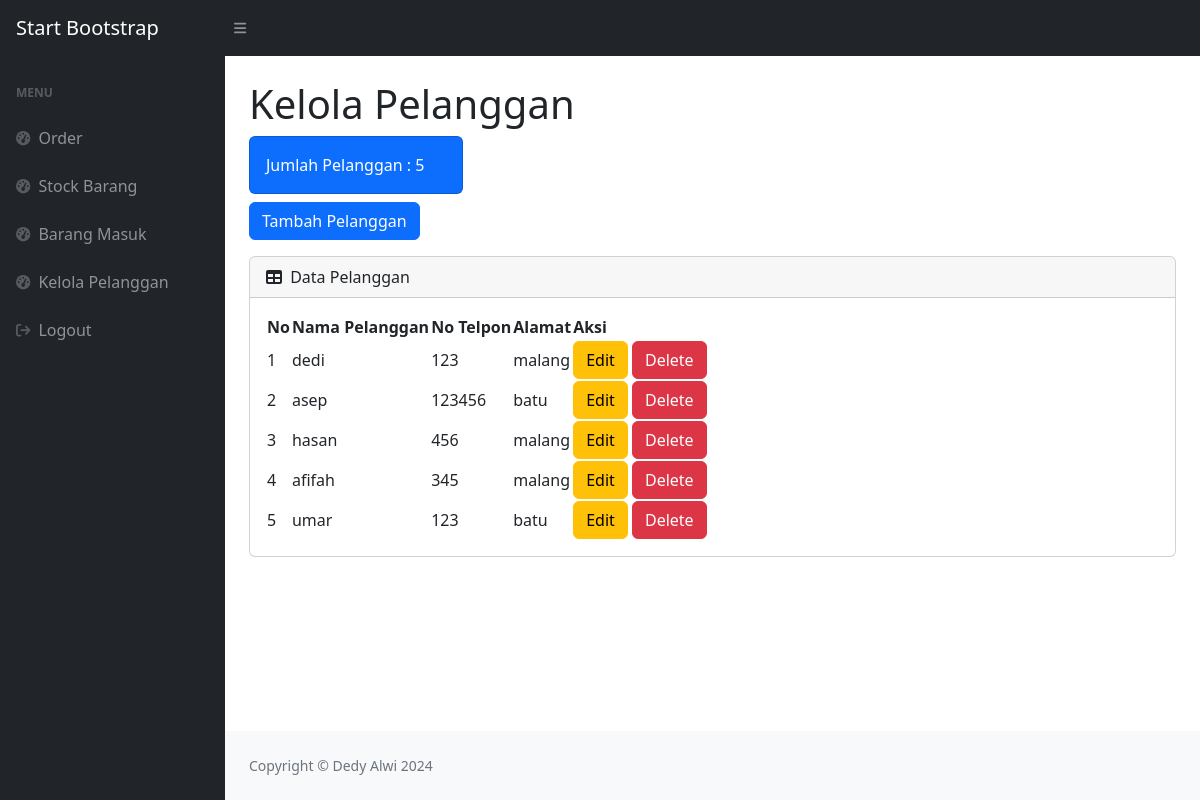
Page /pelanggan.php (signed in) on the committed database.
### tables this page shows
CREATE TABLE `pelanggan` (
  `id_pelanggan` int(11) NOT NULL,
  `nama_pelanggan` varchar(30) NOT NULL,
  `notelp` varchar(15) NOT NULL,
  `alamat` varchar(30) NOT NULL
);

### pelanggan.php (the view, shortened to what this page needs)
<?php
require 'ceklogin.php';
$h1 = mysqli_query($koneksi, "SELECT * FROM pelanggan");
$h2 = mysqli_num_rows($h1);
?>
<!DOCTYPE html>
<html lang="en">
    <head>
        <link href="https://cdn.jsdelivr.net/npm/simple-datatables@7.1.2/dist/style.min.css" rel="stylesheet" />
        <link href="css/styles.css" rel="stylesheet" />
    </head>
    <body class="sb-nav-fixed">
        <nav class="sb-topnav navbar navbar-expand navbar-dark bg-dark">
            <a class="navbar-brand ps-3" href="index.php">Start Bootstrap</a>
            <button class="btn btn-link btn-sm order-1 order-lg-0 me-4 me-lg-0" id="sidebarToggle" href="#!"><i class="fas fa-bars"></i></button>
        </nav>
        <div id="layoutSidenav">
            <div id="layoutSidenav_nav">
                <nav class="sb-sidenav accordion sb-sidenav-dark" id="sidenavAccordion">
                    <div class="sb-sidenav-menu">
                        <div class="nav">
                            <div class="sb-sidenav-menu-heading">Menu</div>
                            <a class="nav-link" href="index.php">
                                <div class="sb-nav-link-icon"><i class="fas fa-tachometer-alt"></i></div>
                                Order
                            </a>
                            <a class="nav-link" href="stock.php">
                                <div class="sb-nav-link-icon"><i class="fas fa-tachometer-alt"></i></div>
                                Stock Barang
                            </a>
                            <a class="nav-link" href="masuk.php">
                                <div class="sb-nav-link-icon"><i class="fas fa-tachometer-alt"></i></div>
                                Barang Masuk
                            </a>
                            <a class="nav-link" href="pelanggan.php">
                                <div class="sb-nav-link-icon"><i class="fas fa-tachometer-alt"></i></div>
                                Kelola Pelanggan
                            </a>
                            <a class="nav-link" href="logout.php">
                                <div class="sb-nav-link-icon"><i class="fa fa-sign-out"></i></div>
                                Logout
                            </a>
                        </div>
                    </div>
                </nav>
            </div>
            <div id="layoutSidenav_content">
                <main>
                    <div class="container-fluid px-4">
                        <h1 class="mt-4">Kelola Pelanggan</h1>
                        <div class="row">
                            <div class="col-xl-3 col-md-6">
                                <div class="card bg-primary text-white mb-2">
                                    <div class="card-body">Jumlah Pelanggan : <?= $h2;?> </div>
                                </div>
                                <div >
                                <button type="button" class="btn btn-primary" data-bs-toggle="modal" data-bs-target="#myModal">
                                    Tambah Pelanggan
                                </button>
                                </div>
                            </div>
                        </div>
                        <div class="card mt-3 mb-4">
                            <div class="card-header">
                                <i class="fas fa-table me-1"></i>
                                Data Pelanggan
                            </div>
                            <div class="card-body">
                                <table id="datatablesSimple">
                                    <thead>
                                        <tr>
                                            <th> No </th>
                                            <th>Nama Pelanggan</th>
                                            <th>No Telpon</th>
                                            <th>Alamat</th>
                                            <th>Aksi</th>
                                        </tr>
                                    </thead>
                                    <tbody>
                                        <?php
                                        $getpelanggan = mysqli_query($koneksi,
                                        "SELECT * FROM pelanggan");
                                        $i = 1;
                                        while ($pl = mysqli_fetch_array($getpelanggan)) {
                                            $id_pelanggan = $pl['id_pelanggan'];
                                            $nama_pelanggan = $pl['nama_pelanggan'];
                                            $notelp = $pl['notelp'];
                                            $alamat = $pl['alamat'];
                                        ?>
                                        <tr>
                                            <td><?= $i; ?></td>
                                            <td><?= $nama_pelanggan; ?></td>
                                            <td><?= $notelp; ?></td>
                                            <td><?= $alamat; ?></td>
                                            <td><button type="button" class="btn btn-warning" data-bs-toggle="modal" data-bs-target="#edit<?= $id_pelanggan;?>">Edit</button> <button type="button" class="btn btn-danger" data-bs-toggle="modal" data-bs-target="#delete<?= $id_pelanggan;?>">Delete</button></td>
                                        </tr>
                                        <?php $i ++; ?>
                                        <?php }
                                        ?>
                                    </tbody>
                                </table>
                            </div>
                        </div>
                    </div>
                </main>
                <footer class="py-4 bg-light mt-auto">
                    <div class="container-fluid px-4">
                        <div class="d-flex align-items-center justify-content-between small">
                            <div class="text-muted">Copyright &copy; Dedy Alwi 2024</div>
                        </div>
                    </div>
                </footer>
            </div>
        </div>
    </body>
</html>

### rows in the picture
pelanggan: nama_pelanggan "dedi", notelp "123", alamat "malang"
pelanggan: nama_pelanggan "asep", notelp "123456", alamat "batu"
pelanggan: nama_pelanggan "hasan", notelp "456", alamat "malang"
pelanggan: nama_pelanggan "afifah", notelp "345", alamat "malang"
pelanggan: nama_pelanggan "umar", notelp "123", alamat "batu"

### other values in the picture
$h2 "5"
